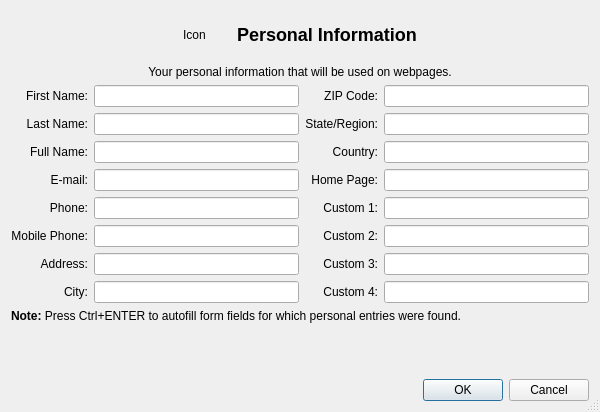
<?xml version="1.0" encoding="UTF-8"?>
<ui version="4.0">
 <class>PersonalDataDialog</class>
 <widget class="QDialog" name="PersonalDataDialog">
  <property name="geometry">
   <rect>
    <x>0</x>
    <y>0</y>
    <width>600</width>
    <height>412</height>
   </rect>
  </property>
  <property name="windowTitle">
   <string>Personal Information</string>
  </property>
  <property name="sizeGripEnabled">
   <bool>true</bool>
  </property>
  <layout class="QVBoxLayout" name="verticalLayout">
   <item>
    <layout class="QHBoxLayout" name="horizontalLayout">
     <item>
      <spacer name="horizontalSpacer_2">
       <property name="orientation">
        <enum>Qt::Horizontal</enum>
       </property>
       <property name="sizeHint" stdset="0">
        <size>
         <width>40</width>
         <height>20</height>
        </size>
       </property>
      </spacer>
     </item>
     <item>
      <widget class="QLabel" name="iconLabel">
       <property name="minimumSize">
        <size>
         <width>48</width>
         <height>48</height>
        </size>
       </property>
       <property name="text">
        <string notr="true">Icon</string>
       </property>
      </widget>
     </item>
     <item>
      <widget class="QLabel" name="label">
       <property name="text">
        <string>&lt;h2&gt;Personal Information&lt;/h2&gt;</string>
       </property>
      </widget>
     </item>
     <item>
      <spacer name="horizontalSpacer">
       <property name="orientation">
        <enum>Qt::Horizontal</enum>
       </property>
       <property name="sizeHint" stdset="0">
        <size>
         <width>40</width>
         <height>20</height>
        </size>
       </property>
      </spacer>
     </item>
    </layout>
   </item>
   <item>
    <widget class="QLabel" name="label_01">
     <property name="text">
      <string>Your personal information that will be used on webpages.</string>
     </property>
     <property name="alignment">
      <set>Qt::AlignCenter</set>
     </property>
     <property name="wordWrap">
      <bool>true</bool>
     </property>
    </widget>
   </item>
   <item>
    <layout class="QGridLayout" name="gridLayout">
     <item row="0" column="0">
      <widget class="QLabel" name="label_02">
       <property name="text">
        <string>First Name:</string>
       </property>
       <property name="alignment">
        <set>Qt::AlignRight|Qt::AlignTrailing|Qt::AlignVCenter</set>
       </property>
      </widget>
     </item>
     <item row="0" column="1">
      <widget class="QLineEdit" name="firstnameEdit">
       <property name="clearButtonEnabled">
        <bool>true</bool>
       </property>
      </widget>
     </item>
     <item row="0" column="2">
      <widget class="QLabel" name="label_08">
       <property name="text">
        <string>ZIP Code:</string>
       </property>
       <property name="alignment">
        <set>Qt::AlignRight|Qt::AlignTrailing|Qt::AlignVCenter</set>
       </property>
      </widget>
     </item>
     <item row="0" column="3">
      <widget class="QLineEdit" name="zipEdit">
       <property name="clearButtonEnabled">
        <bool>true</bool>
       </property>
      </widget>
     </item>
     <item row="1" column="0">
      <widget class="QLabel" name="label_03">
       <property name="text">
        <string>Last Name:</string>
       </property>
       <property name="alignment">
        <set>Qt::AlignRight|Qt::AlignTrailing|Qt::AlignVCenter</set>
       </property>
      </widget>
     </item>
     <item row="1" column="1">
      <widget class="QLineEdit" name="lastnameEdit">
       <property name="clearButtonEnabled">
        <bool>true</bool>
       </property>
      </widget>
     </item>
     <item row="1" column="2">
      <widget class="QLabel" name="label_09">
       <property name="text">
        <string>State/Region:</string>
       </property>
       <property name="alignment">
        <set>Qt::AlignRight|Qt::AlignTrailing|Qt::AlignVCenter</set>
       </property>
      </widget>
     </item>
     <item row="1" column="3">
      <widget class="QLineEdit" name="stateEdit">
       <property name="clearButtonEnabled">
        <bool>true</bool>
       </property>
      </widget>
     </item>
     <item row="2" column="0">
      <widget class="QLabel" name="label_18">
       <property name="text">
        <string>Full Name:</string>
       </property>
       <property name="alignment">
        <set>Qt::AlignRight|Qt::AlignTrailing|Qt::AlignVCenter</set>
       </property>
      </widget>
     </item>
     <item row="2" column="1">
      <widget class="QLineEdit" name="fullnameEdit">
       <property name="clearButtonEnabled">
        <bool>true</bool>
       </property>
      </widget>
     </item>
     <item row="2" column="2">
      <widget class="QLabel" name="label_10">
       <property name="text">
        <string>Country:</string>
       </property>
       <property name="alignment">
        <set>Qt::AlignRight|Qt::AlignTrailing|Qt::AlignVCenter</set>
       </property>
      </widget>
     </item>
     <item row="2" column="3">
      <widget class="QLineEdit" name="countryEdit">
       <property name="clearButtonEnabled">
        <bool>true</bool>
       </property>
      </widget>
     </item>
     <item row="3" column="0">
      <widget class="QLabel" name="label_12">
       <property name="text">
        <string>E-mail:</string>
       </property>
       <property name="alignment">
        <set>Qt::AlignRight|Qt::AlignTrailing|Qt::AlignVCenter</set>
       </property>
      </widget>
     </item>
     <item row="3" column="1">
      <widget class="QLineEdit" name="emailEdit">
       <property name="clearButtonEnabled">
        <bool>true</bool>
       </property>
      </widget>
     </item>
     <item row="3" column="2">
      <widget class="QLabel" name="label_11">
       <property name="text">
        <string>Home Page:</string>
       </property>
       <property name="alignment">
        <set>Qt::AlignRight|Qt::AlignTrailing|Qt::AlignVCenter</set>
       </property>
      </widget>
     </item>
     <item row="3" column="3">
      <widget class="QLineEdit" name="homepageEdit">
       <property name="clearButtonEnabled">
        <bool>true</bool>
       </property>
      </widget>
     </item>
     <item row="4" column="0">
      <widget class="QLabel" name="label_04">
       <property name="text">
        <string>Phone:</string>
       </property>
       <property name="alignment">
        <set>Qt::AlignRight|Qt::AlignTrailing|Qt::AlignVCenter</set>
       </property>
      </widget>
     </item>
     <item row="4" column="1">
      <widget class="QLineEdit" name="phoneEdit">
       <property name="clearButtonEnabled">
        <bool>true</bool>
       </property>
      </widget>
     </item>
     <item row="4" column="2">
      <widget class="QLabel" name="label_13">
       <property name="text">
        <string>Custom 1:</string>
       </property>
       <property name="alignment">
        <set>Qt::AlignRight|Qt::AlignTrailing|Qt::AlignVCenter</set>
       </property>
      </widget>
     </item>
     <item row="4" column="3">
      <widget class="QLineEdit" name="special1Edit">
       <property name="clearButtonEnabled">
        <bool>true</bool>
       </property>
      </widget>
     </item>
     <item row="5" column="0">
      <widget class="QLabel" name="label_05">
       <property name="text">
        <string>Mobile Phone:</string>
       </property>
       <property name="alignment">
        <set>Qt::AlignRight|Qt::AlignTrailing|Qt::AlignVCenter</set>
       </property>
      </widget>
     </item>
     <item row="5" column="1">
      <widget class="QLineEdit" name="mobileEdit">
       <property name="clearButtonEnabled">
        <bool>true</bool>
       </property>
      </widget>
     </item>
     <item row="5" column="2">
      <widget class="QLabel" name="label_14">
       <property name="text">
        <string>Custom 2:</string>
       </property>
       <property name="alignment">
        <set>Qt::AlignRight|Qt::AlignTrailing|Qt::AlignVCenter</set>
       </property>
      </widget>
     </item>
     <item row="5" column="3">
      <widget class="QLineEdit" name="special2Edit">
       <property name="clearButtonEnabled">
        <bool>true</bool>
       </property>
      </widget>
     </item>
     <item row="6" column="0">
      <widget class="QLabel" name="label_06">
       <property name="text">
        <string>Address:</string>
       </property>
       <property name="alignment">
        <set>Qt::AlignRight|Qt::AlignTrailing|Qt::AlignVCenter</set>
       </property>
      </widget>
     </item>
     <item row="6" column="1">
      <widget class="QLineEdit" name="addressEdit">
       <property name="clearButtonEnabled">
        <bool>true</bool>
       </property>
      </widget>
     </item>
     <item row="6" column="2">
      <widget class="QLabel" name="label_15">
       <property name="text">
        <string>Custom 3:</string>
       </property>
       <property name="alignment">
        <set>Qt::AlignRight|Qt::AlignTrailing|Qt::AlignVCenter</set>
       </property>
      </widget>
     </item>
     <item row="6" column="3">
      <widget class="QLineEdit" name="special3Edit">
       <property name="clearButtonEnabled">
        <bool>true</bool>
       </property>
      </widget>
     </item>
     <item row="7" column="0">
      <widget class="QLabel" name="label_07">
       <property name="text">
        <string>City:</string>
       </property>
       <property name="alignment">
        <set>Qt::AlignRight|Qt::AlignTrailing|Qt::AlignVCenter</set>
       </property>
      </widget>
     </item>
     <item row="7" column="1">
      <widget class="QLineEdit" name="cityEdit">
       <property name="clearButtonEnabled">
        <bool>true</bool>
       </property>
      </widget>
     </item>
     <item row="7" column="2">
      <widget class="QLabel" name="label_17">
       <property name="text">
        <string>Custom 4:</string>
       </property>
       <property name="alignment">
        <set>Qt::AlignRight|Qt::AlignTrailing|Qt::AlignVCenter</set>
       </property>
      </widget>
     </item>
     <item row="7" column="3">
      <widget class="QLineEdit" name="special4Edit">
       <property name="clearButtonEnabled">
        <bool>true</bool>
       </property>
      </widget>
     </item>
    </layout>
   </item>
   <item>
    <widget class="QLabel" name="label_16">
     <property name="text">
      <string>&lt;b&gt;Note:&lt;/b&gt; Press Ctrl+ENTER to autofill form fields for which personal entries were found.</string>
     </property>
     <property name="wordWrap">
      <bool>true</bool>
     </property>
    </widget>
   </item>
   <item>
    <spacer name="verticalSpacer">
     <property name="orientation">
      <enum>Qt::Vertical</enum>
     </property>
     <property name="sizeHint" stdset="0">
      <size>
       <width>20</width>
       <height>31</height>
      </size>
     </property>
    </spacer>
   </item>
   <item>
    <widget class="QDialogButtonBox" name="buttonBox">
     <property name="orientation">
      <enum>Qt::Horizontal</enum>
     </property>
     <property name="standardButtons">
      <set>QDialogButtonBox::Cancel|QDialogButtonBox::Ok</set>
     </property>
    </widget>
   </item>
  </layout>
 </widget>
 <tabstops>
  <tabstop>firstnameEdit</tabstop>
  <tabstop>lastnameEdit</tabstop>
  <tabstop>fullnameEdit</tabstop>
  <tabstop>emailEdit</tabstop>
  <tabstop>phoneEdit</tabstop>
  <tabstop>mobileEdit</tabstop>
  <tabstop>addressEdit</tabstop>
  <tabstop>cityEdit</tabstop>
  <tabstop>zipEdit</tabstop>
  <tabstop>stateEdit</tabstop>
  <tabstop>countryEdit</tabstop>
  <tabstop>homepageEdit</tabstop>
  <tabstop>special1Edit</tabstop>
  <tabstop>special2Edit</tabstop>
  <tabstop>special3Edit</tabstop>
  <tabstop>special4Edit</tabstop>
  <tabstop>buttonBox</tabstop>
 </tabstops>
 <resources/>
 <connections>
  <connection>
   <sender>buttonBox</sender>
   <signal>accepted()</signal>
   <receiver>PersonalDataDialog</receiver>
   <slot>accept()</slot>
   <hints>
    <hint type="sourcelabel">
     <x>248</x>
     <y>254</y>
    </hint>
    <hint type="destinationlabel">
     <x>157</x>
     <y>274</y>
    </hint>
   </hints>
  </connection>
  <connection>
   <sender>buttonBox</sender>
   <signal>rejected()</signal>
   <receiver>PersonalDataDialog</receiver>
   <slot>reject()</slot>
   <hints>
    <hint type="sourcelabel">
     <x>316</x>
     <y>260</y>
    </hint>
    <hint type="destinationlabel">
     <x>286</x>
     <y>274</y>
    </hint>
   </hints>
  </connection>
 </connections>
</ui>
